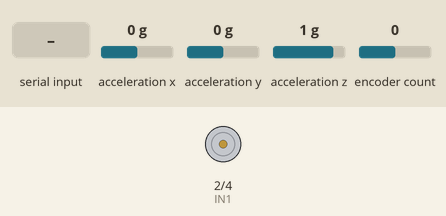
Simulated run of this sketch. Board: ESP32. On the bench: motor-driver pin pairs drawn as motors (green arrow = first pin HIGH = forward, orange = second pin HIGH = backward, longer = more drive, scaled by the enable pin). Wiring (inferred from the names in the program): MMA8452 accelerometer at I2C address 0x1C. Inputs (shaded band) come from the test bench; at power-on: acceleration x 0 g, acceleration y 0 g, acceleration z 1 g, encoder count 0. What the sketch prints to the serial monitor is not drawn.

Above: at 1.5 s.
1.6 s: "90,45\n" received over Serial
At 3.0 s:
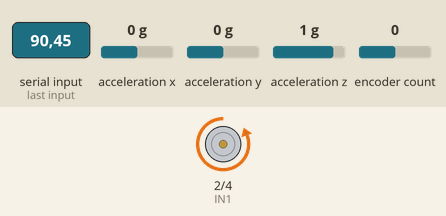
Timing chart, 0 to 12.3 s (numbered marks = the images above; inputs shaded):
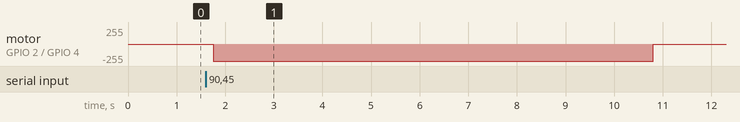

The sketch:

ESP32_Lab_code.ino
```cpp
#include <Wire.h>
#include <ESP32Encoder.h>
// MMA8452Q I2C address is 0x1C(28)
#define Addr 0x1C

#define CLK 18 // CLK ENCODER
#define DT 19 // DT ENCODER

int ENA = 15;
int IN1 = 2;
int IN2 = 4;
char incomingByte;
int movement = 0;

ESP32Encoder encoder;
boolean data_stream = false;
int sign = 1;

void movemotor(int p1,int p2,int num){
    digitalWrite(IN1, p1);
    digitalWrite(IN2, p2);
    delay(num);
    digitalWrite(IN1, LOW);
    digitalWrite(IN2, LOW);
  }

void setup()
{
  pinMode(ENA, OUTPUT);
  pinMode(IN1, OUTPUT);
  pinMode(IN2, OUTPUT);
  digitalWrite(ENA, HIGH);
  // Initialise I2C communication as MASTER
  Wire.begin();
  // Initialise Serial Communication, set baud rate = 9600
  Serial.begin(115200);
  // Start I2C Transmission
  Wire.beginTransmission(Addr);
  // Select control register
  Wire.write(0x2A);
  // StandBy mode
  Wire.write((byte)0x00);
  // Stop I2C Transmission
  Wire.endTransmission();

  // Start I2C Transmission
  Wire.beginTransmission(Addr);
  // Select control register
  Wire.write(0x2A);
  // Active mode
  Wire.write(0x01);
  // Stop I2C Transmission
  Wire.endTransmission();

  // Start I2C Transmission
  Wire.beginTransmission(Addr);
  // Select control register
  Wire.write(0x0E);
  // Set range to +/- 2g
  Wire.write((byte)0x00);
  // Stop I2C Transmission
  Wire.endTransmission();
  delay(300);

  encoder.attachHalfQuad(DT, CLK);
  encoder.setCount(0);
}

void loop()
{

    if((Serial.available() > 0)){

      incomingByte = Serial.read();
      //Serial.println(incomingByte);
      if (!data_stream){
        if(incomingByte == '-'){
        //Serial.print("negative");
        sign = -1;
        movement = 0;
        }
        else{
        sign = 1;
        movement = incomingByte - '0';
          }
          data_stream = true;
          }
      else if (isDigit(incomingByte)){
        //Serial.print("adding: ");
        movement = movement*10 + int(incomingByte - '0');
        //Serial.println(movement);
        }
        }
       else if((data_stream)){
            //Serial.print("test: ");
            //Serial.println(movement*sign);
            data_stream = false;
            if(sign == -1){
              movemotor(HIGH,LOW,movement);
              }
              else{
            movemotor(LOW,HIGH,movement);}
        }


  unsigned int data[7];

  // Request 7 bytes of data
  Wire.requestFrom(Addr, 7);

  // Read 7 bytes of data
  // staus, xAccl lsb, xAccl msb, yAccl lsb, yAccl msb, zAccl lsb, zAccl msb
  if(Wire.available() == 7)
  {
    data[0] = Wire.read();
    data[1] = Wire.read();
    data[2] = Wire.read();
    data[3] = Wire.read();
    data[4] = Wire.read();
    data[5] = Wire.read();
    data[6] = Wire.read();
  }

  // Convert the data to 12-bits
  int xAccl = ((data[1] * 256) + data[2]) / 16;
  if (xAccl > 2047)
  {
    xAccl -= 4096;
  }

  int yAccl = ((data[3] * 256) + data[4]) / 16;
  if (yAccl > 2047)
  {
    yAccl -= 4096;
  }

  int zAccl = ((data[5] * 256) + data[6]) / 16;
  if (zAccl > 2047)
  {
    zAccl -= 4096;
  }
  long newPosition = encoder.getCount();
  // Output data to serial monitor
  Serial.print(xAccl);
  Serial.print(",");
  Serial.print(yAccl);
  Serial.print(",");
  Serial.print(zAccl);
  Serial.print(",");
  Serial.print(newPosition);
  Serial.println(",");
  delay(25);
}
```

Measured:
- after the input at 1.6 s, motor on GPIO 2 (IN1) / GPIO 4 (IN2): stopped → backward 255/255 after 0.16 s, → stopped 9.0 s later
